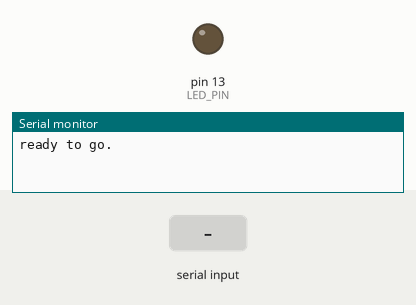
Recording of a sketch running on a simulated Arduino Uno, built with avr-gcc and run on an emulated ATmega328P. On the bench: output pins drawn as LEDs (lit = HIGH), the last lines printed to the serial monitor. Inputs (shaded band) come from the test bench.

Above: at 1.2 s.
1.3 s: "1" received over the second serial link
At 2.5 s:
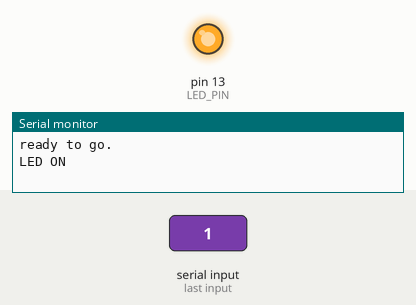
2.8 s: "2" received over the second serial link
At 3.8 s:
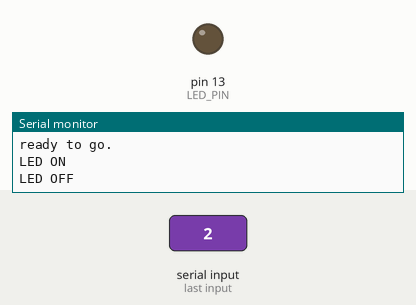
Timing chart, 0 to 5.8 s (numbered marks = the images above; inputs shaded):
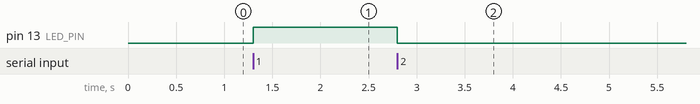

Measured:
- after the input at 1.3 s, pin 13 (LED_PIN): LOW → HIGH at once
- after the input at 2.8 s, pin 13 (LED_PIN): HIGH → LOW at once

The sketch:

bt_raw_example.ino
```cpp
#include "SoftwareSerial.h"
#include <Wire.h>

/*
 *  BT module connection:
 *  - pin 2 <=> TXD
 *  - pin 3 <=> RXD
 *
 */

#define TX_PIN 2
#define RX_PIN 3
#define LED_PIN 13

SoftwareSerial channel(RX_PIN, RX_PIN);

void setup() {
  pinMode(LED_PIN,OUTPUT);
  channel.begin(9600);

  Serial.begin(9600);
  while (!Serial){}
  Serial.println("ready to go.");
}

void loop() {
  if (channel.available()) {
    String msg="";
    while (channel.available()) {
      msg += (char) channel.read();
    }
    if (msg == "1"){
      Serial.println("LED ON");
      digitalWrite(LED_PIN,HIGH);
      channel.println("ok");
    } else if (msg == "2"){
      Serial.println("LED OFF");
      digitalWrite(LED_PIN,LOW);
      channel.println("ok");
    }
  }
}
```
